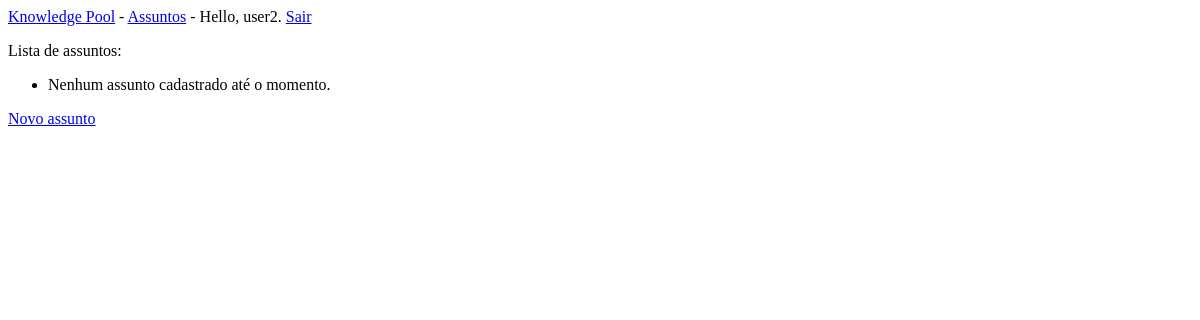
The app's page /assuntos (signed in), older data.
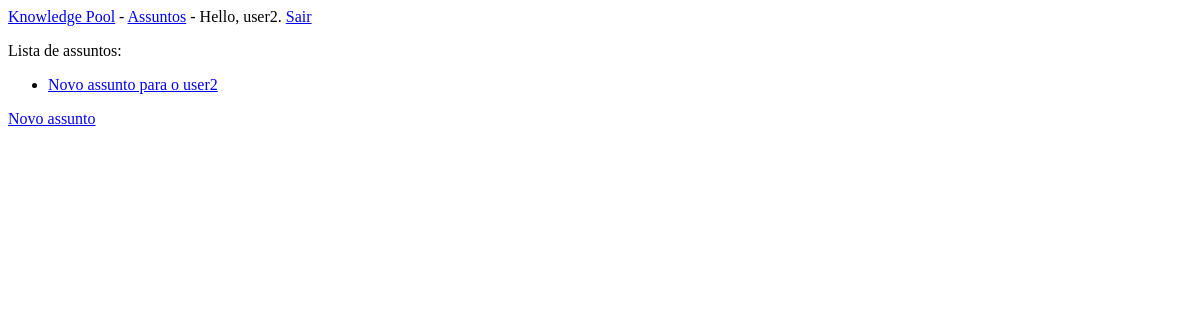
The same page, newer data.
### knowledge_pool/models.py (models this page shows)
class Assunto(models.Model):
    titulo = models.CharField(max_length=200)
    data_criacao = models.DateTimeField(auto_now_add=True)
    dono = models.ForeignKey(User)
    def __str__(self):
        return self.titulo

### knowledge_pool/views.py (the view)
# urls.py: url(r'^assuntos$', views.assuntos, name='assuntos'),
@login_required
def assuntos(request):
    lista_assuntos = Assunto.objects.filter(dono=request.user).order_by('data_criacao')
    contexto = {'lista_assuntos': lista_assuntos}
    return  render(request, 'knowledge_pool/assuntos.html', contexto)

### knowledge_pool/templates/knowledge_pool/assuntos.html
{% extends "knowledge_pool/base.html" %}
{% block content %}
  <p>Lista de assuntos:</p>
  <ul>
    {% for assunto in lista_assuntos  %}
      <li>
        <a href="{% url 'knowledge_pool:assunto' assunto.id %}">
          {{ assunto }}
        </a>
      </li>
    {% empty %}
      <li>Nenhum assunto cadastrado até o momento.</li>
    {% endfor %}
  </ul>
  <a href="{% url 'knowledge_pool:novo_assunto' %}">Novo assunto</a>
{% endblock content %}

Row changes from the older to the newer data that the page shows:
added Assunto: titulo "Novo assunto para o user2"
Text that changed along with them:
text no longer shown: "Nenhum assunto cadastrado até o momento."
